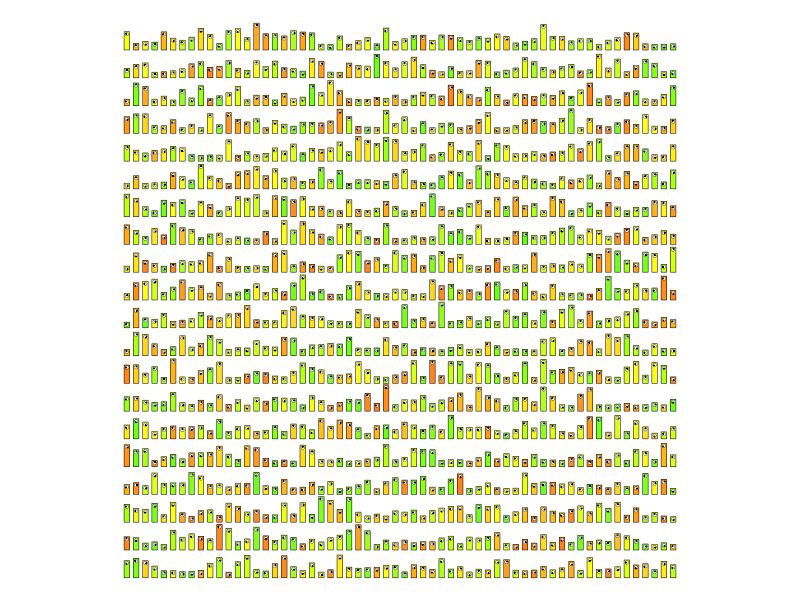
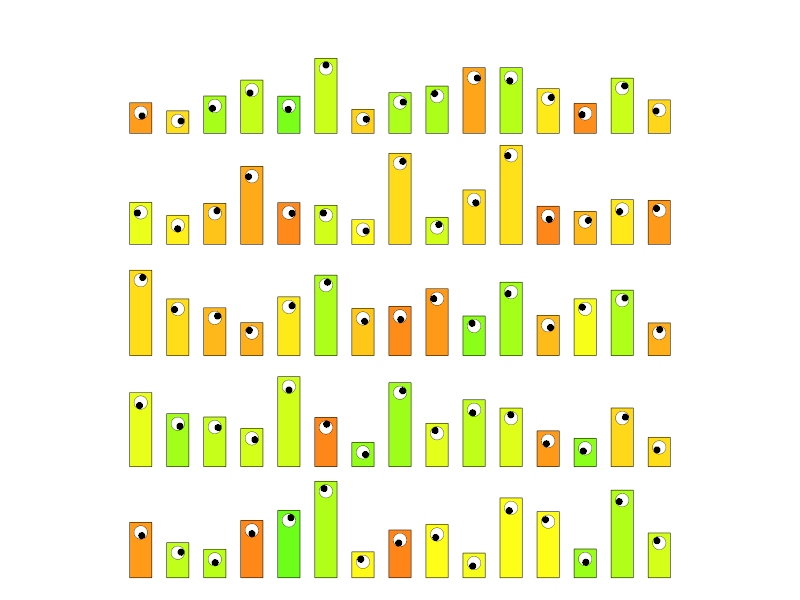
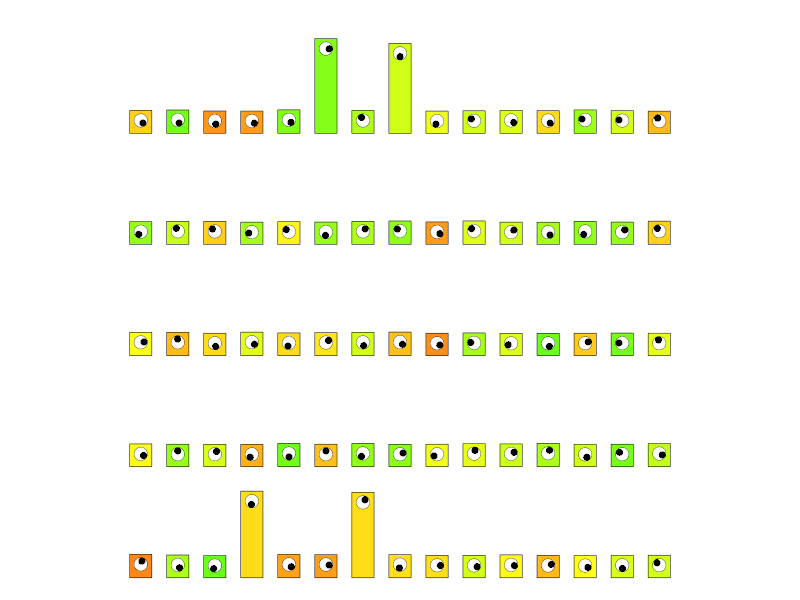
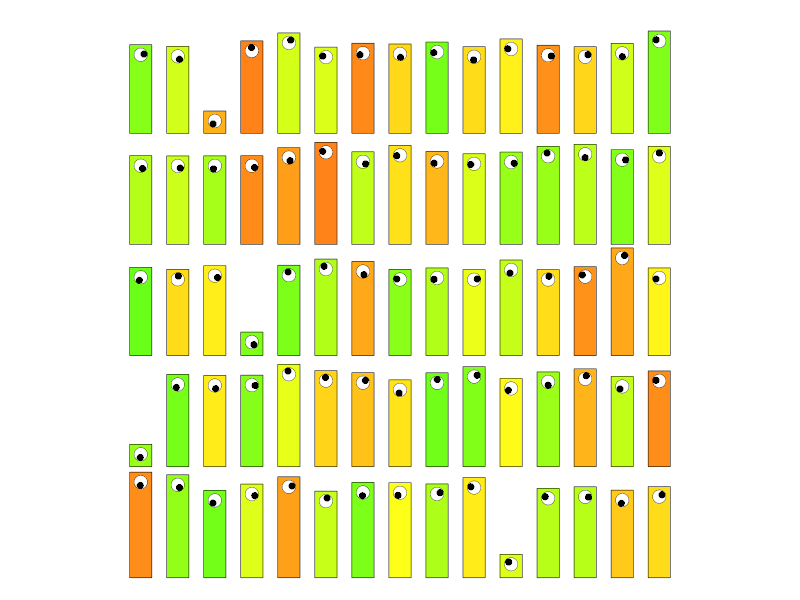
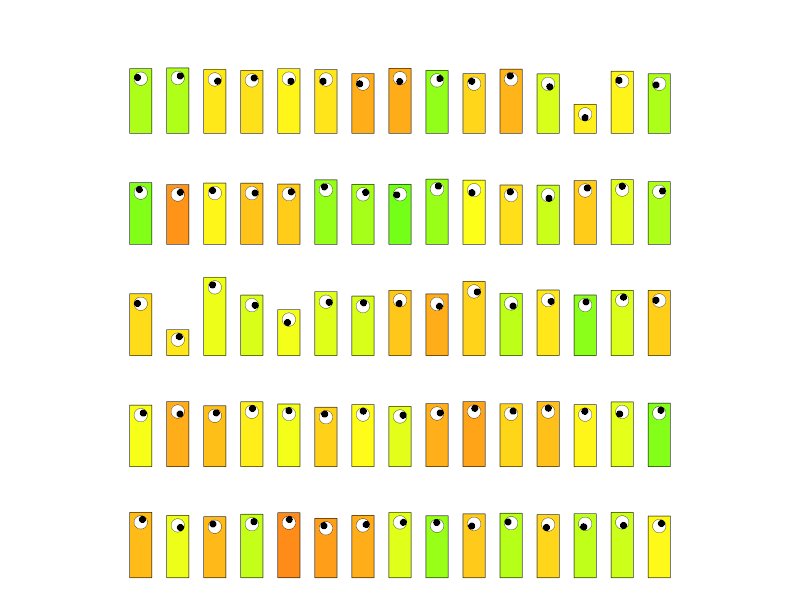
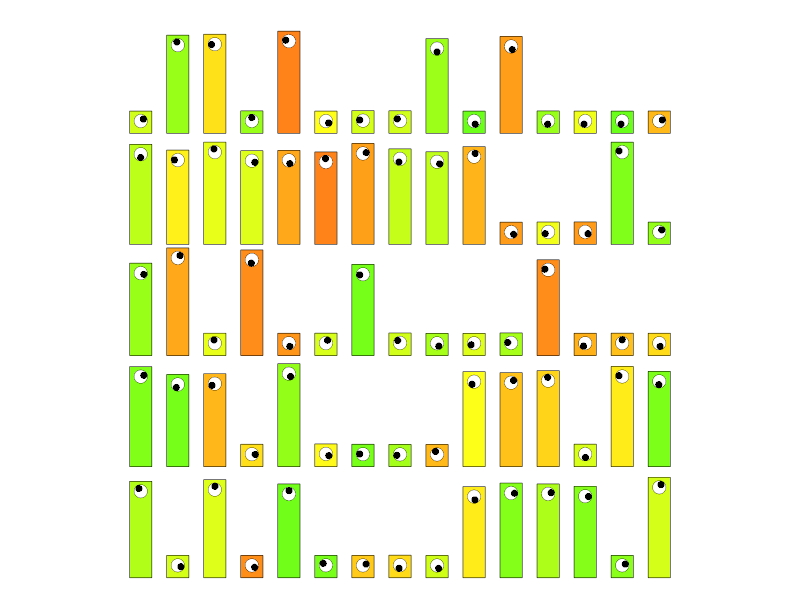

Here is the R script that generated these plots, in order:
typ = sample(1:5,1)
NNN = 1200
pams = list(c(1,1,0.5),
            c(0.1,0.1,0.5),
            c(10,10,0.5),
            c(0.8,2,0.75),
            c(2,0.8,0.25))
if(typ==1){
  a = 1
  b = 1
  m = 0.5
} else if(typ == 2){
  a = 0.1
  b = 0.1
  m = 0.5
} else if(typ == 3){
  a = 10
  b = 10
  m = 0.5
} else if(typ == 4){
  a = 0.8
  b = 2
  m = 0.75
} else if(typ == 5){
  a = 2
  b = 0.8
  m = 0.25
}

H = sort(rbeta(NNN,a,b)*0.8+0.2)
di = runif(NNN,0,2*pi)
hu = (runif(NNN,0,0.2)+runif(1,0,1))%%1

n = 75
pop = sample(1:NNN)
sam1 = sample(1:NNN,n)
nrh = sample(2:4,1)
sam2 = sample(c(1:(n-nrh),sample((NNN-n):NNN,nrh)))
nrh = sample(2:4,1)
sam3 = sample(c((NNN-n+nrh):(NNN),sample(1:n,nrh)))
nrh = sample(3:6,1)
sam4 = sample(c((NNN*m-n%/%2-2):(NNN*m-n%/%2-2+n-nrh),sample(1:NNN,nrh)))
sam5 = sample(c(1:(n%/%2),sample((NNN-n%/%2):NNN)))

makeit = function(name="name.png",ns=1:NNN,ncol=NNN/20,nrow=20,h=H){
  png(name,width=1200,height=1200)
  par(pty="s",mar=c(0,0,0,0))
  plot(0,0,type="n",xlim=c(0,ncol/3),ylim=c(0,nrow),axes=F,ann=F)
  th=seq(0,2*pi,pi/100)
  w = 0.2
  for(i in 1:ncol){
    for(j in 1:nrow){
      n = ns[(i-1)*nrow+j]
      polygon(i/3+c(-w,-w,w,w)/2-0.5/3,
              j+c(-h[n],h[n],h[n],-h[n])/2-1+h[n]/2,
              col=hsv(hu[n],0.9,1),lwd=0.5)
      polygon(i/3+0.06*cos(th)-0.5/3,
              j+0.06*sin(th)+h[n]/2-0.09-1+h[n]/2,
              col="white",lwd=0.3)
      polygon(i/3+0.03*cos(di[n])+0.03*cos(th)-0.5/3,
              j+0.03*sin(di[n])+h[n]/2-0.09+0.03*sin(th)-1+h[n]/2,
              col="black",lwd=0.3)
    }
  }
  dev.off()
}

makeit("pop.png",pop,NNN/20,20,H)
makeit("sam1.png",sam1,NNN/20/4,20/4,H)
makeit("sam2.png",sam2,NNN/20/4,20/4,H)
makeit("sam3.png",sam3,NNN/20/4,20/4,H)
makeit("sam4.png",sam4,NNN/20/4,20/4,H)
makeit("sam5.png",sam5,NNN/20/4,20/4,H)
